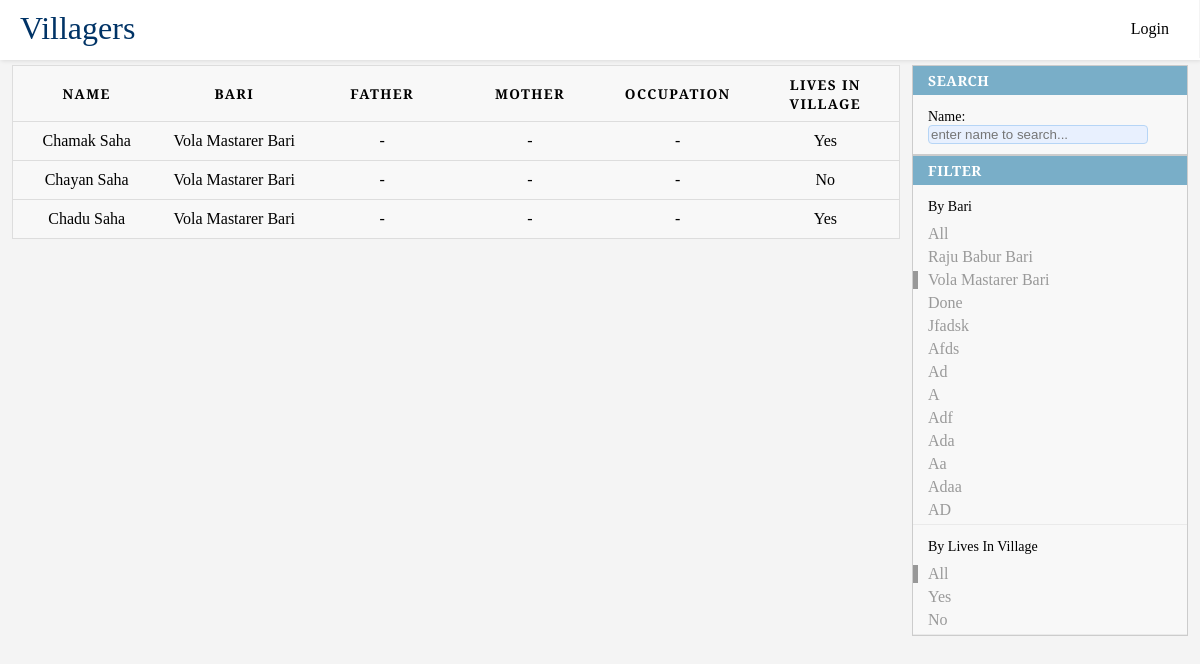
/?bari=Vola+Mastarer+Bari, run on an earlier commit of the app's database.
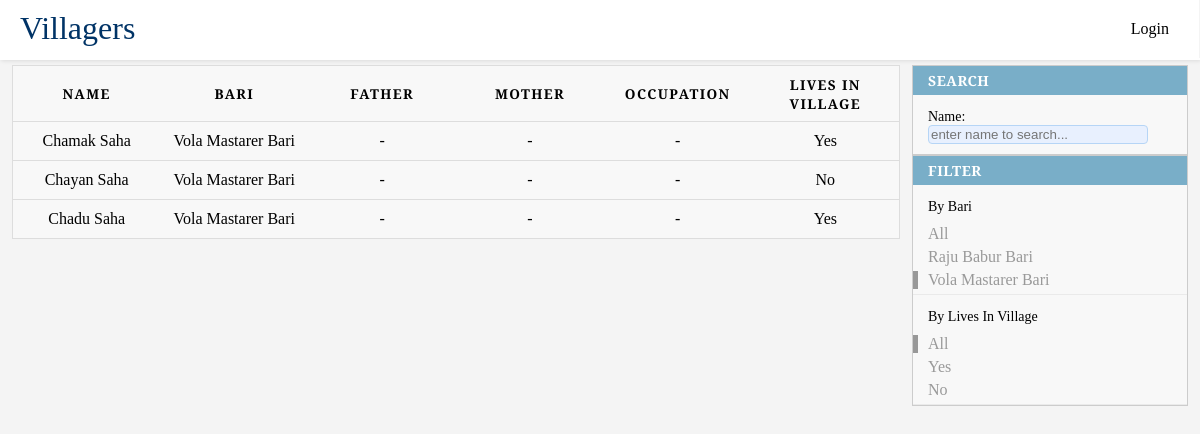
And on a later commit of the database.
### villagers/models.py (models this page shows, shortened)
class Bari(models.Model):
    name = models.CharField(max_length=50, null=False, unique=True)
    def __str__(self):
        return self.name

class Villager(models.Model):
    name = models.CharField(max_length=50, blank=False, null=False, help_text='নাম')
    sex_option = (
        (None, ''),
        ('Male', 'Male'),
        ('Female', 'Female'),
    )
    sex = models.CharField(
        max_length=10,
        choices=sex_option,
        blank=False,
        default='',
        help_text='লিঙ্গ',
    )
    bari = models.ForeignKey('Bari', on_delete=models.SET_DEFAULT, default=None, help_text='বাড়ির নাম')
    father = models.ForeignKey('self', on_delete=models.SET_DEFAULT, default=None, blank=True, null=True,
                               related_name='father_name')
    mother = models.ForeignKey('self', on_delete=models.SET_DEFAULT, default=None, blank=True, null=True,
                               related_name="mother_name")
    grand_father = models.ForeignKey('self', on_delete=models.SET_DEFAULT, default=None, blank=True, null=True,
                                     related_name='grand_father_name')
    grand_mother = models.ForeignKey('self', on_delete=models.SET_DEFAULT, default=None, blank=True, null=True,
                                     related_name="grand_mother_name")
    highest_education = models.CharField(max_length=200, blank=True, null=True)
    highest_education_institute = models.CharField(max_length=100, blank=True, null=True)
    occupation = models.CharField(max_length=100, blank=True, null=True, help_text='পেশা')
    marital_status_option = (
        (None, ''),
        ('Married', 'Married'),
        ('Unmarried', 'Unmarried'),
    )
    marital_status = models.CharField(
        max_length=10,
        choices=marital_status_option,
        blank=False,
        default='',
        help_text='বৈবাহিক অবস্থা',
    )
    spouse = models.ForeignKey('self', on_delete=models.SET_DEFAULT, default=None, blank=True, null=True, help_text='স্বামী/স্ত্রী')
    lives_in_villager_option = (
        (None, ''),
        ('Yes', 'Yes'),
        ('No', 'No'),
    )
    lives_in_village = models.CharField(
        max_length=10,
        choices=lives_in_villager_option,
        blank=False,
        default='',
        help_text='বর্তমানে গ্রামে থাকেন?',
    )
    alive_option = (
        (None, ''),
        ('Alive', 'Alive'),
        ('Dead', 'Dead'),
    )
    alive = models.CharField(
        max_length=10,
        choices=alive_option,
        blank=False,
        default='',
        help_text='জীবিত আছেন?',
    )
    def get_absolute_url(self):
        return reverse('villager-details', args=[str(self.id)])

### villagers/views.py (the view)
# urls.py: path('', index, name='villagers-list'),
def index(request):
    bari = request.GET.get('bari')
    lives_in_village = request.GET.get('lives_in_village')
    villager_list = Villager.objects.all().order_by('id')
    if bari:
        villager_list = villager_list.filter(bari__name=bari)
    if lives_in_village:
        villager_list = villager_list.filter(lives_in_village=lives_in_village)
    page = request.GET.get('page', 1)
    paginator = Paginator(villager_list, 15)
    try:
        villagers = paginator.page(page)
    except PageNotAnInteger:
        villagers = paginator.page(1)
    except EmptyPage:
        villagers = paginator.page(paginator.num_pages)
    bari_list = Bari.objects.all()
    lives_in_village_list = Villager.objects.values('lives_in_village').distinct()
    context = {
        'villager_list': villagers,
        'bari_list': bari_list,
        'lives_in_village_list': lives_in_village_list
    }
    return render(request, 'villagers/villagers_list.html', context=context)

### villagers/templatetags/villager_custom_template_tag.py (called while the page is built)
@register.simple_tag(takes_context=True)
def replace_query_parameter(context, field, value):
    dict_ = context['request'].GET.copy()
    dict_[field] = value
    return dict_.urlencode()

@register.simple_tag(takes_context=True)
def remove_query_parameter(context, field):
    dict_ = context['request'].GET.copy()
    del dict_[field]
    return dict_.urlencode()

### villagers/templates/villagers/villagers_list.html (shortened to what this page needs)
{% extends 'base_generic.html' %}
{% load static %}
{% load villager_custom_template_tag %}
{% block content %}
    <link href="{% static 'villagers/css/option.css' %}" rel="stylesheet">
    <link href="{% static 'villagers/css/villager_table_list.css' %}" rel="stylesheet">
    <link href="{% static 'villagers/css/pagination.css' %}" rel="stylesheet">
    <div class="option">
        <div id="search">
            <h2>Search</h2>
            <h3>Name: <input type="text" id="name_search" placeholder="enter name to search..."></h3>
        </div>
        <div id="filter">
            <div id="filter_bari">
                <h2>Filter</h2>
                <h3> By Bari </h3>
                    <ul>
                        {% if request.GET.bari %}
                            <li>
                                <a href="?{% remove_query_parameter 'bari' %}">All </a>
                            </li>
                        {% else %}
                            <li class="selected">
                                <a href="{{ request.get_full_path }}">All </a>
                            </li>
                        {% endif %}
                        {% for bari in bari_list %}
                            {% if request.GET %}
                                {% if request.GET.bari %}
                                    {% if request.GET.bari == bari.name %}
                                        <li class="selected">
                                            <a href="{{ request.get_full_path }}">{{ bari.name }} </a>
                                        </li>
                                    {% else %}
                                        <li>
                                            <a href="?{% replace_query_parameter 'bari' bari.name %}">{{ bari.name }} </a>
                                        </li>
                                    {% endif %}
                                {% else %}
                                    <li>
                                        <a href="?{% replace_query_parameter 'bari' bari.name %}">{{ bari.name }}</a>
                                    </li>
                                {% endif %}
                            {% else %}
                                <li>
                                    <a href="?{% replace_query_parameter 'bari' bari.name %}">{{ bari.name }}</a>
                                </li>
                            {% endif %}
                        {% endfor %}
                    </ul>
            </div>
            <div id="filter_lives_in_village">
            <h3> By lives in village </h3>
                <ul>
                    {% if request.GET.lives_in_village %}
                        <li>
                            <a href="?{% remove_query_parameter 'lives_in_village' %}">All </a>
                        </li>
                    {% else %}
                        <li class="selected">
                            <a href="{{ request.get_full_path }}">All </a>
                        </li>
                    {% endif %}
                    {% for lives_in_village in lives_in_village_list %}
                        {% if request.GET %}
                            {% if request.GET.lives_in_village %}
                                {% if request.GET.lives_in_village == lives_in_village.lives_in_village %}
                                    <li class="selected">
                                        <a href="?{% replace_query_parameter 'lives_in_village' lives_in_village.lives_in_village %}">{{ lives_in_village.lives_in_village }} </a>
                                    </li>
                                {% else %}
                                    <li>
                                        <a href="?{% replace_query_parameter 'lives_in_village' lives_in_village.lives_in_village %}">{{ lives_in_village.lives_in_village }} </a>
                                    </li>
                                {% endif %}
                            {% else %}
                                <li>
                                    <a href="?{% replace_query_parameter 'lives_in_village' lives_in_village.lives_in_village %}">{{ lives_in_village.lives_in_village }} </a>
                                </li>
                            {% endif %}
                        {% endif %}
                    {% endfor %}
                </ul>
        </div>
        </div>
    </div>
    <table>
        <thead>
        <tr>
          <th scope="col">NAME</th>
          <th scope="col">BARI</th>
          <th scope="col">FATHER</th>
          <th scope="col">MOTHER</th>
          <th scope="col">OCCUPATION</th>
          <th scope="col">LIVES IN VILLAGE</th>
        </tr>
        </thead>
        <tbody id="tbody">
        {% for villager in villager_list %}
            <tr>
                <td data-label="NAME">
                    <a href="{{ villager.get_absolute_url }}" >{{ villager.name }} </a>
                </td>
                <td data-label="BARI">{{ villager.bari }}</td>
                <td data-label="FATHER">
                    {% if villager.father %}
                        <a href="{{ villager.father.get_absolute_url }}" >{{ villager.father }}</a>
                    {% else %}
                        -
                    {% endif %}
                </td>
                <td data-label="MOTHER">
                    {% if villager.mother %}
                        <a href="{{ villager.mother.get_absolute_url }}" >{{ villager.mother }}</a>
                    {% else %}
                        -
                    {% endif %}
                </td>
                <td data-label="OCCUPATION">
                    {% if villager.occupation  %}
                        {{ villager.occupation }}
                    {% else %}
                        -
                    {% endif %}
                </td>
                <td data-label="LIVES IN VILLAGE">
                    {{ villager.lives_in_village }}
                </td>
            </tr>
        {% endfor %}
        </tbody>
    </table>
{% endblock %}

### villagers/templates/base_generic.html (shortened to what this page needs)
{% load static %}
{% load villager_custom_template_tag %}
<!DOCTYPE html>
<html lang="en">
<head>
    <link href="{% static 'villagers/css/header.css' %}" rel="stylesheet">
</head>
<body>
    <header class="header">
        <a href="/" class="logo">Villagers</a>
        <ul class="menu">
            {% if request.user.is_authenticated %}
                <li><a href="{% url 'villager-create' %}">Add Villager</a> </li>
                <li><a href="{% url 'bari-create' %}">Add Bari</a> </li>
                <li><a href="{% url 'logout' %}?next={{request.path}}">Logout</a></li>
            {% else %}
                <li><a href="{% url 'login' %}?next={{request.path}}">Login</a></li>
            {% endif %}
        </ul>
    </header>
    <div style="margin-top: 65px;">
        {% block content %}{% endblock %}
    </div>
</body>
</html>

### villagers/static/villagers/css/header.css (style rules this page uses)
body { margin: 0; font-family: 'Droid Serif', serif; background-color: #f4f4f4; }
a { color: #000; }
.header { background-color: #fff; box-shadow: 1px 1px 4px 0 rgba(0,0,0,.1); position: fixed; top: 0; height: 60px; width: 100%; z-index: 1; }
.header ul { margin: 0; padding: 0; list-style: none; overflow: hidden; background-color: #fff; }
.header li a { display: block; padding: 20px 20px; border-right: 1px solid #f4f4f4; text-decoration: none; }
.header .logo { display: block; float: left; font-size: 2em; padding: 10px 20px; text-decoration: none; }
.header .menu { clear: both; max-height: 0; transition: max-height .2s ease-out; }
@media (min-width: 40em) { .header li { float: left; } }
@media (min-width: 40em) { .header li a { padding: 20px 30px; } }
@media (min-width: 40em) { .header .menu { clear: none; float: right; max-height: none; } }

### villagers/static/villagers/css/option.css (style rules this page uses)
.option { width: 23%; right: 0; height: calc(100% - 65px); margin-right: 1%; text-transform: capitalize; position: fixed; top: inherit; overflow-y:auto; overflow-x:hidden; }
.option > div { border: 1px solid #ccc; background-color: #f8f8f8; }
.option > div > div { border-bottom: 1px solid #eaeaea; }
.option h2 { font-size: 14px; text-transform: uppercase; letter-spacing: 0.5px; padding: 5px 15px; margin-bottom: 12px; border-bottom: none; background: #79aec8; color: #fff; margin-top: 0; }
.option h3 { font-weight: 400; font-size: 14px; padding: 0 15px; margin-bottom: 10px; }
.option ul { margin: 5px 0; padding-left: 15px ; }
.option li { list-style-type: none; margin: 5px 0 0 0; padding-left: 0; }
.option li.selected { border-left: 5px solid #989898; padding-left: 10px; margin-left: -15px; }
.option a { display: block; color: #999; text-overflow: ellipsis; overflow-x: hidden; text-decoration: none; }
.option input { width: 90%; box-sizing: border-box; border: 1px solid #b6d5f6; border-radius: 4px; background: rgb(232,240,254); }

### villagers/static/villagers/css/villager_table_list.css (style rules this page uses)
table { border: 1px solid #ccc; border-collapse: collapse; margin-left: 1%; padding: 0; width: 74%; table-layout: fixed; margin-top: 2%; }
table tr { background-color: #f8f8f8; border: 1px solid #ddd; padding: .35em; }
table th, table td { padding: .625em; text-align: center; }
table td a { text-decoration: none; }
table th { font-size: .85em; letter-spacing: .1em; text-transform: uppercase; position: sticky; top: 60px; background-color: #f8f8f8; }

What changed in the data, as far as the page shows it:
removed Bari: name "Done"
removed Bari: name "Jfadsk"
removed Bari: name "Afds"
removed Bari: name "Ad"
removed Bari: name "A"
removed Bari: name "Adf"
removed Bari: name "Ada"
removed Bari: name "Aa"
removed Bari: name "Adaa"
removed Bari: name "AD"
